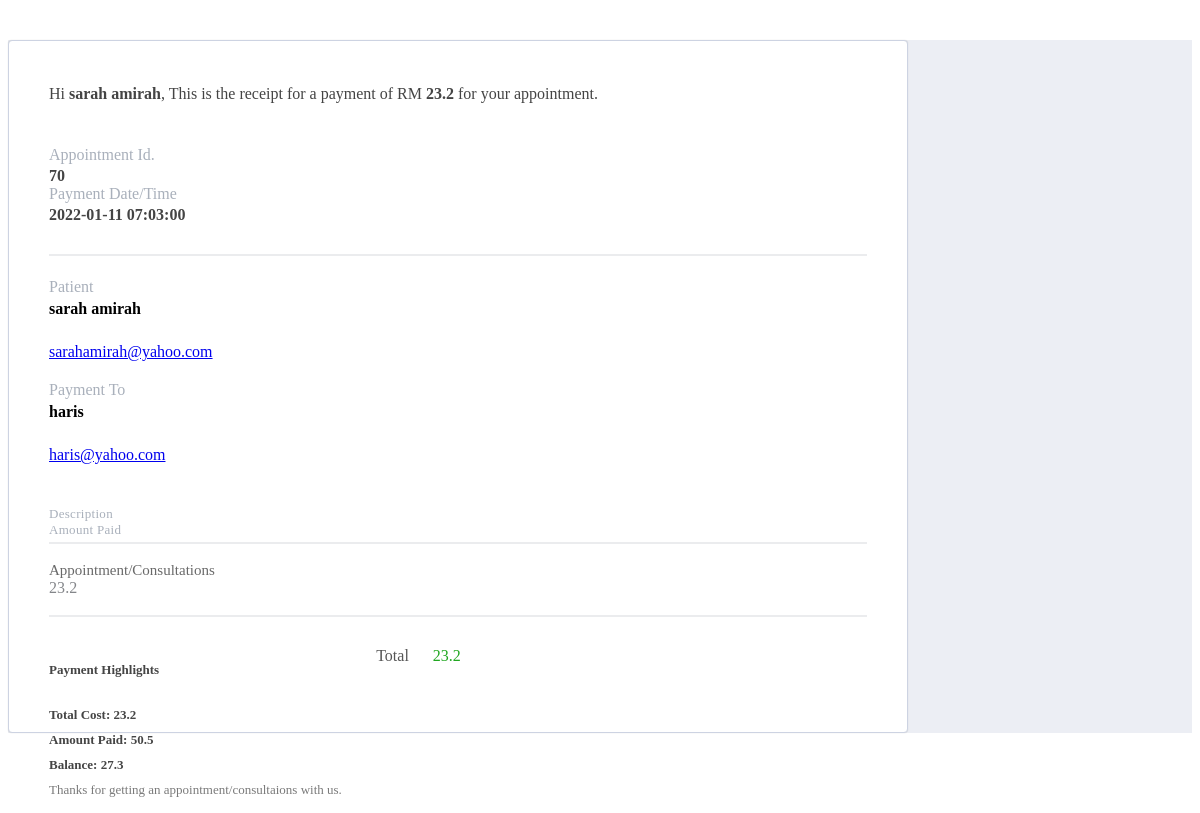
/Clinic/invoiceadmin.php?APP_ID=70, run on the app's committed database.
### tables this page shows
CREATE TABLE `appointment` (
  `APP_ID` int(11) NOT NULL,
  `EMP_ID` int(11) NOT NULL,
  `PAT_ID` int(11) NOT NULL,
  `START_TIME` timestamp NOT NULL DEFAULT current_timestamp(),
  `END_TIME` timestamp NULL DEFAULT current_timestamp(),
  `APP_MED` varchar(1000) NOT NULL,
  `APP_DETAIL` varchar(1000) DEFAULT NULL,
  `TOTAL_COST` float DEFAULT NULL,
  `AMOUNT_PAID` float DEFAULT NULL
);

CREATE TABLE `patient` (
  `PAT_ID` int(11) NOT NULL,
  `PAT_NAME` varchar(200) NOT NULL,
  `PAT_PHONE` int(200) NOT NULL,
  `PAT_EMAIL` varchar(200) NOT NULL,
  `PAT_ADDRESS` varchar(200) NOT NULL
);

CREATE TABLE `employee` (
  `EMP_ID` int(11) NOT NULL,
  `EMP_FULLNAME` varchar(200) NOT NULL,
  `EMP_USERNAME` varchar(200) NOT NULL,
  `EMP_PASSWORD` varchar(200) NOT NULL,
  `EMP_PHONE` int(200) NOT NULL,
  `EMP_EMAIL` varchar(200) NOT NULL,
  `EMP_POS` varchar(10) NOT NULL
);

### Clinic/invoiceadmin.php (the view, shortened to what this page needs)
<!DOCTYPE html>
<html lang="en" dir="ltr">
  <head>
    <?php
    include('connect.php');
    $APP_ID = $_REQUEST['APP_ID'];
    $sql = "  SELECT * FROM appointment NATURAL JOIN employee NATURAL JOIN patient WHERE APP_ID = $APP_ID";
    $result = mysqli_query($conn,$sql);
    while ($fetch = $result->fetch_array()){
    $PAT_NAME = $fetch['PAT_NAME'];
    $EMP_FULLNAME = $fetch['EMP_FULLNAME'];
    $EMP_EMAIL = $fetch['EMP_EMAIL'];
    $PAT_EMAIL = $fetch['PAT_EMAIL'];
    $END_TIME = $fetch['END_TIME'];
    $AMOUNT_PAID = $fetch['AMOUNT_PAID'];
    $TOTAL_COST = $fetch['TOTAL_COST'];
    $balance =  $fetch['AMOUNT_PAID'] - $fetch['TOTAL_COST'];
     ?>
    <link rel="stylesheet" href="styleinvoice.css">
  </head>
  <body>
<div class="receipt-content">
<div class="container bootstrap snippets bootdey">
<div class="row">
<div class="col-md-12">
<div class="invoice-wrapper">
<div class="intro">
Hi <strong><?php echo $PAT_NAME ?></strong>,
This is the receipt for a payment of RM <strong><?php echo $TOTAL_COST ?></strong> for your appointment.
</div>
<div class="payment-info">
<div class="row">
<div class="col-sm-6">
<span>Appointment Id.</span>
<strong><?php echo $APP_ID ?></strong>
</div>
<div class="col-sm-6 text-right">
<span>Payment Date/Time</span>
<strong><?php echo $END_TIME ?></strong>
</div>
</div>
</div>
<div class="payment-details">
<div class="row">
<div class="col-sm-6">
<span>Patient</span>
<strong>
<?php echo $PAT_NAME ?>
</strong>
<p>
<a href="#">
<?php echo $PAT_EMAIL ?>
</a>
</p>
</div>
<div class="col-sm-6 text-right">
<span>Payment To</span>
<strong>
<?php echo $EMP_FULLNAME ?>
</strong>
<p>
<a href="#">
<?php echo $EMP_EMAIL ?>
</a>
</p>
</div>
</div>
</div>
<div class="line-items">
<div class="headers clearfix">
<div class="row">
<div class="col-xs-4">Description</div>
<div class="col-xs-5 text-right">Amount Paid</div>
</div>
</div>
<div class="items">
<div class="row item">
<div class="col-xs-4 desc">
Appointment/Consultations
</div>
<div class="col-xs-5 amount text-right">
<?php echo  $TOTAL_COST ?>
</div>
</div>
</div>
<div class="total text-right">
  <p class="extra-notes">
								<strong>Payment Highlights</strong><br>
                <strong>Total Cost: <?php echo $TOTAL_COST ?></strong>
                <strong>Amount Paid: <?php echo $AMOUNT_PAID ?></strong>
                <strong>Balance: <?php echo $balance ?></strong>
								Thanks for getting an appointment/consultaions with us.
							</p>
<div class="field grand-total">
Total <span><?php echo  $TOTAL_COST ?></span>
</div>
</div>
</div>
</div>
</div>
</div>
</div>
</div>
<?php } ?>
  </body>
</html>

### Clinic/styleinvoice.css (style rules this page uses)
.receipt-content .invoice-wrapper { background: #FFF; border: 1px solid #CDD3E2; box-shadow: 0px 0px 1px #CCC; padding: 40px 40px 60px; margin-top: 40px; border-radius: 4px; }
.receipt-content .invoice-wrapper .payment-details span { color: #A9B0BB; display: block; }
.receipt-content .invoice-wrapper .payment-details a { display: inline-block; margin-top: 5px; }
.receipt-content { background: #ECEEF4; }
@media (min-width: 1200px) { .receipt-content .container { width: 900px; } }
.receipt-content .invoice-wrapper .intro { line-height: 25px; color: #444; }
.receipt-content .invoice-wrapper .payment-info { margin-top: 25px; padding-top: 15px; }
.receipt-content .invoice-wrapper .payment-info span { color: #A9B0BB; }
.receipt-content .invoice-wrapper .payment-info strong { display: block; color: #444; margin-top: 3px; }
.receipt-content .invoice-wrapper .payment-details { border-top: 2px solid #EBECEE; margin-top: 30px; padding-top: 20px; line-height: 22px; }
.receipt-content .invoice-wrapper .line-items { margin-top: 40px; }
.receipt-content .invoice-wrapper .line-items .headers { color: #A9B0BB; font-size: 13px; letter-spacing: .3px; border-bottom: 2px solid #EBECEE; padding-bottom: 4px; }
.receipt-content .invoice-wrapper .line-items .items { margin-top: 8px; border-bottom: 2px solid #EBECEE; padding-bottom: 8px; }
.receipt-content .invoice-wrapper .line-items .items .item { padding: 10px 0; color: #696969; font-size: 15px; }
.receipt-content .invoice-wrapper .line-items .items .item .amount { letter-spacing: 0.1px; color: #84868A; font-size: 16px; }
.receipt-content .invoice-wrapper .line-items .total { margin-top: 30px; }
.receipt-content .invoice-wrapper .line-items .total .extra-notes { float: left; width: 40%; text-align: left; font-size: 13px; color: #7A7A7A; line-height: 20px; }
.receipt-content .invoice-wrapper .line-items .total .extra-notes strong { display: block; margin-bottom: 5px; color: #454545; }
.receipt-content .invoice-wrapper .line-items .total .field { margin-bottom: 7px; font-size: 14px; color: #555; }
.receipt-content .invoice-wrapper .line-items .total .field.grand-total { margin-top: 10px; font-size: 16px; font-weight: 500; }
.receipt-content .invoice-wrapper .line-items .total .field.grand-total span { color: #20A720; font-size: 16px; }
.receipt-content .invoice-wrapper .line-items .total .field span { display: inline-block; margin-left: 20px; min-width: 85px; color: #84868A; font-size: 15px; }

### data on the page
appointment: PAT_ID.PAT_NAME "sarah amirah", TOTAL_COST "23.2", END_TIME "2022-01-11 07:03:00", PAT_ID.PAT_EMAIL "sarahamirah@yahoo.com", EMP_ID.EMP_FULLNAME "haris", EMP_ID.EMP_EMAIL "haris@yahoo.com", AMOUNT_PAID "50.5", balance "27.3"
